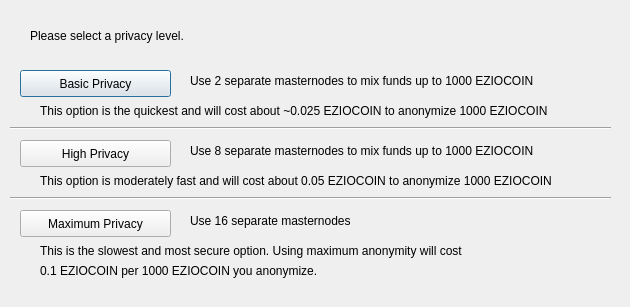
<?xml version="1.0" encoding="UTF-8"?>
<ui version="4.0">
 <class>DarksendConfig</class>
 <widget class="QDialog" name="DarksendConfig">
  <property name="geometry">
   <rect>
    <x>0</x>
    <y>0</y>
    <width>630</width>
    <height>307</height>
   </rect>
  </property>
  <property name="windowTitle">
   <string>Configure PrivateSend</string>
  </property>
  <widget class="QPushButton" name="buttonBasic">
   <property name="geometry">
    <rect>
     <x>20</x>
     <y>70</y>
     <width>151</width>
     <height>27</height>
    </rect>
   </property>
   <property name="text">
    <string>Basic Privacy</string>
   </property>
  </widget>
  <widget class="QPushButton" name="buttonHigh">
   <property name="geometry">
    <rect>
     <x>20</x>
     <y>140</y>
     <width>151</width>
     <height>27</height>
    </rect>
   </property>
   <property name="text">
    <string>High Privacy</string>
   </property>
  </widget>
  <widget class="QPushButton" name="buttonMax">
   <property name="geometry">
    <rect>
     <x>20</x>
     <y>210</y>
     <width>151</width>
     <height>27</height>
    </rect>
   </property>
   <property name="text">
    <string>Maximum Privacy</string>
   </property>
  </widget>
  <widget class="QLabel" name="label">
   <property name="geometry">
    <rect>
     <x>30</x>
     <y>20</y>
     <width>571</width>
     <height>31</height>
    </rect>
   </property>
   <property name="text">
    <string>Please select a privacy level.</string>
   </property>
  </widget>
  <widget class="QLabel" name="label_2">
   <property name="geometry">
    <rect>
     <x>190</x>
     <y>70</y>
     <width>421</width>
     <height>21</height>
    </rect>
   </property>
   <property name="text">
    <string>Use 2 separate masternodes to mix funds up to 1000 EZIOCOIN</string>
   </property>
  </widget>
  <widget class="QLabel" name="label_3">
   <property name="geometry">
    <rect>
     <x>190</x>
     <y>140</y>
     <width>411</width>
     <height>21</height>
    </rect>
   </property>
   <property name="text">
    <string>Use 8 separate masternodes to mix funds up to 1000 EZIOCOIN</string>
   </property>
  </widget>
  <widget class="QLabel" name="label_4">
   <property name="geometry">
    <rect>
     <x>190</x>
     <y>210</y>
     <width>421</width>
     <height>21</height>
    </rect>
   </property>
   <property name="text">
    <string>Use 16 separate masternodes</string>
   </property>
  </widget>
  <widget class="QLabel" name="label_6">
   <property name="geometry">
    <rect>
     <x>40</x>
     <y>100</y>
     <width>561</width>
     <height>21</height>
    </rect>
   </property>
   <property name="text">
    <string>This option is the quickest and will cost about ~0.025 EZIOCOIN to anonymize 1000 EZIOCOIN</string>
   </property>
  </widget>
  <widget class="QLabel" name="label_7">
   <property name="geometry">
    <rect>
     <x>40</x>
     <y>170</y>
     <width>561</width>
     <height>21</height>
    </rect>
   </property>
   <property name="text">
    <string>This option is moderately fast and will cost about 0.05 EZIOCOIN to anonymize 1000 EZIOCOIN</string>
   </property>
  </widget>
  <widget class="QLabel" name="label_8">
   <property name="geometry">
    <rect>
     <x>40</x>
     <y>240</y>
     <width>561</width>
     <height>21</height>
    </rect>
   </property>
   <property name="text">
    <string>This is the slowest and most secure option. Using maximum anonymity will cost</string>
   </property>
  </widget>
  <widget class="QLabel" name="label_9">
   <property name="geometry">
    <rect>
     <x>40</x>
     <y>260</y>
     <width>561</width>
     <height>21</height>
    </rect>
   </property>
   <property name="text">
    <string>0.1 EZIOCOIN per 1000 EZIOCOIN you anonymize.</string>
   </property>
  </widget>
  <widget class="Line" name="line">
   <property name="geometry">
    <rect>
     <x>10</x>
     <y>120</y>
     <width>601</width>
     <height>16</height>
    </rect>
   </property>
   <property name="orientation">
    <enum>Qt::Horizontal</enum>
   </property>
  </widget>
  <widget class="Line" name="line_2">
   <property name="geometry">
    <rect>
     <x>10</x>
     <y>190</y>
     <width>601</width>
     <height>16</height>
    </rect>
   </property>
   <property name="orientation">
    <enum>Qt::Horizontal</enum>
   </property>
  </widget>
 </widget>
 <resources/>
 <connections/>
</ui>
